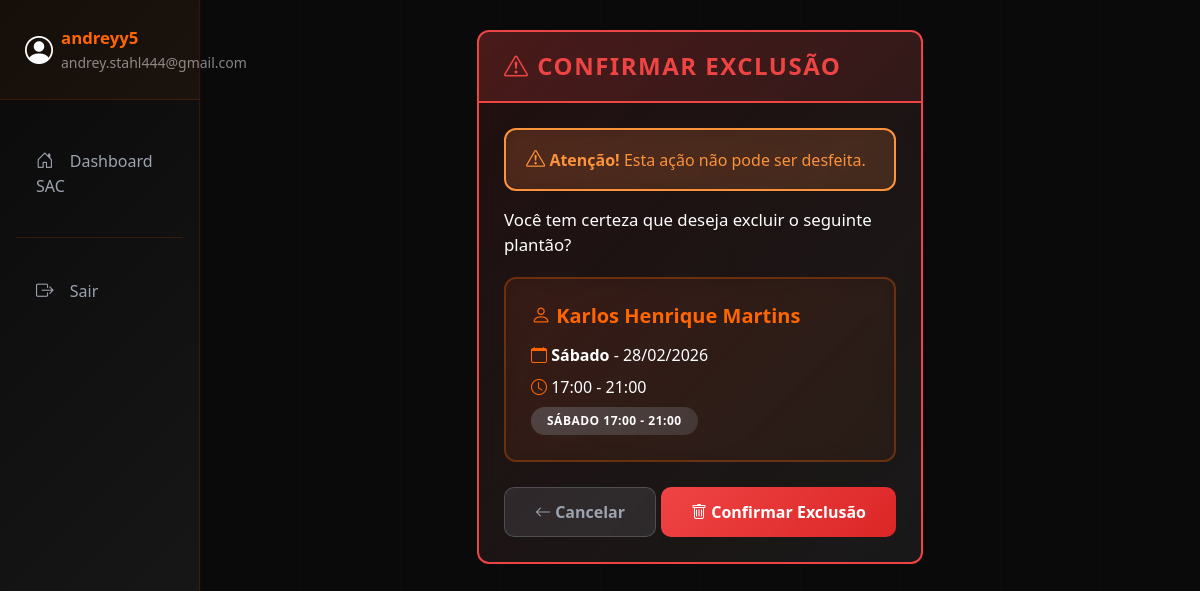
Page /plantao/deletar/2/ (signed in) on the committed database.
### apps/plantao/models.py (models this page shows, shortened)
class Plantao(models.Model):
    DIAS_SEMANA = [
        ('SAB', 'Sábado'),
        ('DOM', 'Domingo'),
    ]
    TURNOS = [
        ('SABADO_TARDE1', 'Sábado 13:00 - 17:00'),
        ('SABADO_TARDE2', 'Sábado 17:00 - 21:00'),
        ('DOMINGO_MANHA', 'Domingo 08:00 - 13:00'),
        ('DOMINGO_TARDE1', 'Domingo 13:00 - 17:00'),
        ('DOMINGO_TARDE2', 'Domingo 17:00 - 21:00'),
    ]
    colaborador = models.ForeignKey(
        Colaborador,
        on_delete=models.CASCADE,
        related_name='plantoes'
    )
    data = models.DateField(help_text="Data do plantão")
    dia_semana = models.CharField(max_length=3, choices=DIAS_SEMANA)
    turno = models.CharField(max_length=20, choices=TURNOS)
    hora_inicio = models.TimeField()
    hora_fim = models.TimeField()
    observacoes = models.TextField(blank=True, null=True)
    criado_em = models.DateTimeField(auto_now_add=True)
    atualizado_em = models.DateTimeField(auto_now=True)
    class Meta:
        verbose_name = "Plantão"
        verbose_name_plural = "Plantões"
        ordering = ['data', 'hora_inicio']
        unique_together = ['data', 'turno']  # Não pode ter 2 pessoas no mesmo turno

class Colaborador(models.Model):
    user = models.OneToOneField(User, on_delete=models.CASCADE, related_name='colaborador', null=True, blank=True)
    nome_completo = models.CharField(max_length=200)
    ativo = models.BooleanField(default=True)
    ordem_fila = models.IntegerField(default=0, help_text="Ordem na fila de plantões")
    class Meta:
        verbose_name = "Colaborador"
        verbose_name_plural = "Colaboradores"
        ordering = ['ordem_fila', 'nome_completo']

### apps/plantao/views.py (the view)
    def wrapper(request, *args, **kwargs):
        if not is_admin(request.user):
            messages.error(request, '🔒 Você não tem permissão para acessar esta página.')
            return redirect('dashboard')
        return view_func(request, *args, **kwargs)

### apps/plantao/views.py (called while the page is built)
def is_admin(user):
    return user.groups.filter(name='Administrador').exists() or user.is_superuser

def get_user_colaborador(user):
    try:
        return Colaborador.objects.get(user=user)
    except Colaborador.DoesNotExist:
        return None

def admin_required(view_func):
    def wrapper(request, *args, **kwargs):
        if not is_admin(request.user):
            messages.error(request, '🔒 Você não tem permissão para acessar esta página.')
            return redirect('dashboard')
        return view_func(request, *args, **kwargs)
    return wrapper

@login_required
@admin_required
def deletar_plantao(request, plantao_id):
    plantao = get_object_or_404(Plantao, id=plantao_id)
    if request.method == 'POST':
        colaborador_nome = plantao.colaborador.nome_completo
        plantao.delete()
        messages.success(request, f'✅ Plantão de {colaborador_nome} removido com sucesso!')
        return redirect('dashboard')
    context = {
        'plantao': plantao,
    }
    return render(request, 'dashboard/confirmar_delete.html', context)

def notificacoes_processor(request):
    if request.user.is_authenticated:
        colaborador = get_user_colaborador(request.user)
        if colaborador:
            nao_lidas = Notificacao.objects.filter(
                colaborador=colaborador,
                lida=False
            ).count()
            return {'notificacoes_nao_lidas': nao_lidas}
    return {'notificacoes_nao_lidas': 0}

### templates/dashboard/confirmar_delete.html (shortened to what this page needs)
{% extends 'base.html' %}
{% block content %}
<div class="row justify-content-center">
    <div class="col-md-6">
        <div class="card" style="border: 2px solid #ef4444; background: linear-gradient(135deg, rgba(239, 68, 68, 0.1) 0%, rgba(26, 26, 26, 0.95) 100%);">
            <div class="card-header" style="background: linear-gradient(135deg, rgba(239, 68, 68, 0.2) 0%, rgba(239, 68, 68, 0.1) 100%); border-bottom: 2px solid #ef4444;">
                <h4 class="mb-0" style="color: #ef4444; font-weight: 700; text-transform: uppercase; letter-spacing: 1.5px;">
                    <i class="bi bi-exclamation-triangle"></i> Confirmar Exclusão
                </h4>
            </div>
            <div class="card-body">
                <div class="alert alert-warning" style="border: 2px solid #fb923c; background: rgba(251, 146, 60, 0.15);">
                    <i class="bi bi-exclamation-triangle" style="color: #fb923c; font-size: 1.2rem;"></i>
                    <strong style="color: #fb923c; font-weight: 700;">Atenção!</strong> Esta ação não pode ser desfeita.
                </div>
                <p style="color: #ffffff; font-size: 1.05rem; font-weight: 500;">Você tem certeza que deseja excluir o seguinte plantão?</p>
                <div class="card" style="background: rgba(255, 102, 0, 0.05); border: 2px solid rgba(255, 102, 0, 0.3); margin-top: 20px;">
                    <div class="card-body">
                        <h5 style="color: #ff6600; font-weight: 700; margin-bottom: 15px;">
                            <i class="bi bi-person"></i> {{ plantao.colaborador.nome_completo }}
                        </h5>
                        <p class="mb-2">
                            <i class="bi bi-calendar" style="color: #ff6600;"></i>
                            <strong style="color: #ffffff;">{{ plantao.get_dia_semana_display }}</strong> - {{ plantao.data|date:"d/m/Y" }}
                        </p>
                        <p class="mb-2">
                            <i class="bi bi-clock" style="color: #ff6600;"></i>
                            {{ plantao.hora_inicio|time:"H:i" }} - {{ plantao.hora_fim|time:"H:i" }}
                        </p>
                        <p class="mb-0">
                            <span class="badge" style="background: linear-gradient(135deg, rgba(156, 163, 175, 0.3) 0%, rgba(156, 163, 175, 0.2) 100%); padding: 8px 16px;">{{ plantao.get_turno_display }}</span>
                        </p>
                    </div>
                </div>
                <form method="post" class="mt-4">
                    <div class="d-flex justify-content-between">
                        <a href="{% url 'dashboard' %}" class="btn btn-secondary">
                            <i class="bi bi-arrow-left"></i> Cancelar
                        </a>
                        <button type="submit" class="btn btn-danger">
                            <i class="bi bi-trash"></i> Confirmar Exclusão
                        </button>
                    </div>
                </form>
            </div>
        </div>
    </div>
</div>
{% endblock %}

### templates/base.html (shortened to what this page needs)
<!DOCTYPE html>
<html lang="pt-BR">
<head>
    <link href="https://cdn.jsdelivr.net/npm/bootstrap@5.3.0/dist/css/bootstrap.min.css" rel="stylesheet">
    <link rel="stylesheet" href="https://cdn.jsdelivr.net/npm/bootstrap-icons@1.10.0/font/bootstrap-icons.css">
</head>
<body>
    <div class="container-fluid">
        <div class="row">
            <div class="col-md-2 px-0 sidebar">
<div class="user-info">
                    <div class="d-flex align-items-center">
                        <i class="bi bi-person-circle fs-3 me-2"></i>
                        <div>
                            <div class="fw-bold">{{ user.get_full_name|default:user.username }}</div>
                            <small class="text-white-50">{{ user.email }}</small>
                        </div>
                    </div>
                </div>
                <nav class="nav flex-column mt-4">
                    {% if 'tecnicos' in request.path %}
                        <a class="nav-link {% if request.resolver_match.url_name == 'dashboard_tecnicos' %}active{% endif %}"
                           href="{% url 'dashboard_tecnicos' %}">
                            <i class="bi bi-house-door"></i> Dashboard Técnicos
                        </a>
                        {% if is_admin %}
                        <a class="nav-link {% if 'cadastrar_plantao_tecnico' in request.resolver_match.url_name %}active{% endif %}"
                           href="{% url 'cadastrar_plantao_tecnico' %}">
                            <i class="bi bi-calendar-plus"></i> Cadastrar Plantão
                        </a>
                        <a class="nav-link {% if 'gerar_escala_tecnicos' in request.resolver_match.url_name %}active{% endif %}"
                           href="{% url 'gerar_escala_tecnicos' %}">
                            <i class="bi bi-calendar-check"></i> Gerar Escala
                        </a>
                        <a class="nav-link {% if 'gerenciar_tecnicos' in request.resolver_match.url_name %}active{% endif %}"
                           href="{% url 'gerenciar_tecnicos' %}">
                            <i class="bi bi-tools"></i> Técnicos
                        </a>
                        {% endif %}
                    {% else %}
                        <a class="nav-link {% if request.resolver_match.url_name == 'dashboard' %}active{% endif %}"
                           href="{% url 'dashboard' %}">
                            <i class="bi bi-house-door"></i> Dashboard SAC
                        </a>
                    {% endif %}
                    <hr class="text-white-50 mx-3">
                    <a class="nav-link" href="{% url 'logout' %}">
                        <i class="bi bi-box-arrow-right"></i> Sair
                    </a>
                </nav>
            </div>
            <div class="col-md-10">
                <div class="content-wrapper">
                    {% block content %}{% endblock %}
                </div>
            </div>
        </div>
    </div>
</body>
</html>

### templates/base.html (style rules this page uses)
:root { --primary-orange: #ff6600; --dark-orange: #ff8c00; --bg-dark: #0a0a0a; --bg-card: rgba(26, 26, 26, 0.6); --text-light: #ffffff; --text-gray: #9ca3af; --border-subtle: rgba(255, 102, 0, 0.15); }
* { scrollbar-width: thin; scrollbar-color: var(--primary-orange) var(--bg-dark); }
body { min-height: 100vh; background-color: var(--bg-dark); color: var(--text-light); position: relative; overflow-x: hidden; }
body::before { content: ''; position: fixed; inset: 0; background-image: linear-gradient(rgba(255, 102, 0, 0.02) 1px, transparent 1px), linear-gradient(90deg, rgba(255, 102, 0, 0.02) 1px, transparent 1px); background-size: 50px 50px; animation: gridMove 20s linear infinite; pointer-events: none; z-index: 0; }
.sidebar { min-height: 100vh; background: linear-gradient(135deg, #0a0a0a 0%, #1a1a1a 100%); border-right: 1px solid var(--border-subtle); position: relative; z-index: 10; }
.sidebar .nav-link { color: var(--text-gray); padding: 14px 20px; margin: 8px 15px; border-radius: 10px; border: 1px solid transparent; transition: all 0.3s ease; position: relative; }
.sidebar .nav-link::before { content: ''; position: absolute; left: 0; top: 0; height: 100%; width: 3px; background: var(--primary-orange); transform: scaleY(0); transition: transform 0.3s ease; border-radius: 0 3px 3px 0; }
.sidebar .nav-link i { margin-right: 12px; width: 20px; text-align: center; font-size: 1.1rem; }
.content-wrapper { padding: 30px; position: relative; z-index: 1; }
.card { background: var(--bg-card); backdrop-filter: blur(10px); border: 1px solid var(--border-subtle); border-radius: 12px; margin-bottom: 25px; transition: all 0.3s ease; }
.card-header { background: rgba(255, 102, 0, 0.05); border-bottom: 1px solid var(--border-subtle); padding: 20px 25px; font-weight: 600; color: var(--primary-orange); border-radius: 11px 11px 0 0; text-transform: uppercase; letter-spacing: 1px; font-size: 0.9rem; }
.card-body { padding: 25px; color: var(--text-light); }
.btn-secondary { background: rgba(156, 163, 175, 0.15); border: 1px solid rgba(156, 163, 175, 0.3); padding: 12px 30px; border-radius: 10px; color: var(--text-gray); font-weight: 600; transition: all 0.3s ease; }
.btn-danger { background: linear-gradient(135deg, #ef4444 0%, #dc2626 100%); border: none; padding: 12px 30px; border-radius: 10px; color: #fff; font-weight: 700; transition: all 0.3s ease; }
.badge { padding: 8px 16px; border-radius: 20px; font-weight: 600; text-transform: uppercase; letter-spacing: 0.5px; font-size: 0.75rem; }
.user-info { padding: 25px; border-bottom: 1px solid var(--border-subtle); background: rgba(255, 102, 0, 0.05); }
.user-info .fw-bold { color: var(--primary-orange); font-size: 1.05rem; }
.alert { border-radius: 12px; border: 1px solid; padding: 15px 20px; font-weight: 500; background: rgba(26, 26, 26, 0.4); backdrop-filter: blur(10px); }
.alert-warning { border-color: #fb923c; color: #fb923c; }
h1, h2, h3, h4, h5, h6 { color: var(--text-light); }
hr { border-color: var(--border-subtle); opacity: 1; }

### rows in the picture
Plantao: colaborador.nome_completo "Karlos Henrique Martins", dia_semana "Sábado", data "28/02/2026", hora_inicio "17:00", hora_fim "21:00", turno "SÁBADO 17:00 - 21:00"

### other values in the picture
{{ user.get_full_name|default:user.username }} "andreyy5"
{{ user.email }} "andrey.stahl444@gmail.com"
